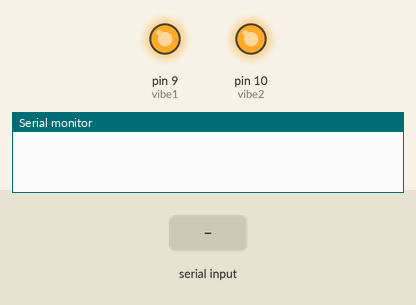
This sketch was run on a simulated Arduino Uno, built with avr-gcc and run on an emulated ATmega328P. On the bench: output pins drawn as LEDs (lit = HIGH), the last lines printed to the serial monitor. Inputs (shaded band) come from the test bench.

Above: at 0.1 s.
At 2.2 s:
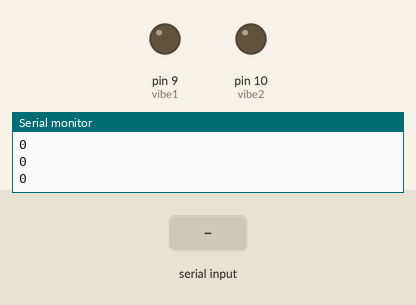
2.3 s: "1\n" received over Serial
At 3.7 s:
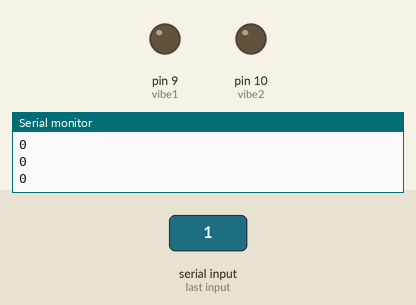
Timing chart, 0 to 5.3 s (numbered marks = the images above; inputs shaded):
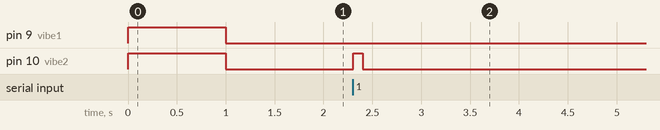

Measured:
- after the input at 2.3 s, pin 10 (vibe2): LOW → HIGH at once, → LOW 0.10 s later

The sketch:

test.ino
```cpp
#include <Wire.h>

#define  vibe1 9      //중지
#define  vibe2 10     //검지

int v1 = 0;
int v2 = 0;
int skip = 0;
int vibeMode = 0;

void setup() {
  Wire.begin();
  Serial.begin(9600);
  pinMode(vibe1, OUTPUT);
  pinMode(vibe2, OUTPUT);
  analogWrite(vibe1, 255);
  analogWrite(vibe2, 255);
  delay(1000);
  analogWrite(vibe1, v1);
  analogWrite(vibe2, v2);
}

void loop() {

  if (Serial.available() > 0) {
    vibeMode = Serial.read();
  } else {
    vibeMode = 0;
  }
  vibe(vibeMode);
  analogWrite(vibe1, v1);
  analogWrite(vibe2, v2);
  Serial.print(Serial.available());
  Serial.print("\n");
  delay(50);
}

void vibe(int vibeMode) {
  switch (vibeMode) {
    case 0:
      v1 = 0;
      v2 = 0;
      break;
    case 48:     //1단계
      v1 = 0;
      v2 = 0;
      break;
    case 49:     //2단계
      v1 = 0;
      v2 = 255;
      break;
    case 50:     //3단계
      v1 = 255;
      v2 = 255;
      break;

    default:
      break;
  }
}
```
